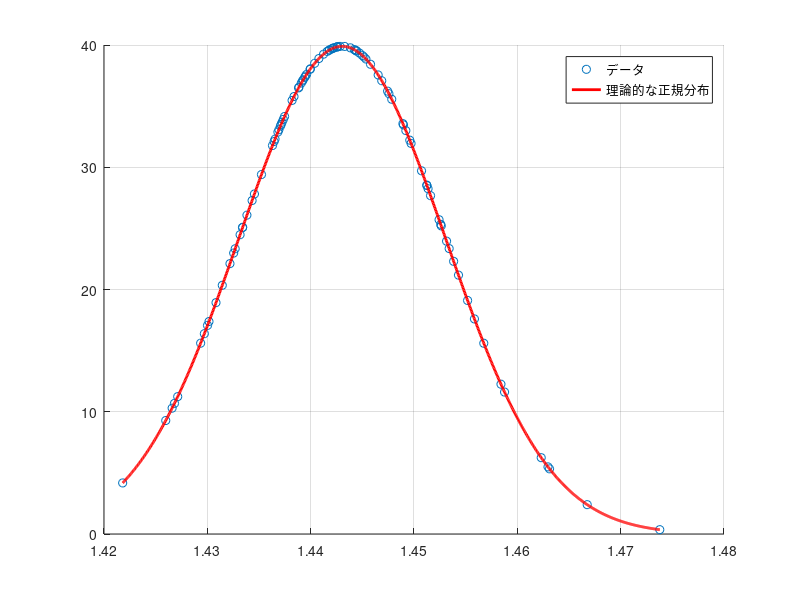

MATLAB code for this plot:
clc
clear 
close all

% パラメータの設定
average = 0.5884*9.81/4; % 平均
% average = 0;
sigma = 0.01; % 標準偏差
H = 10;
particle_num = 100;
% num_samples = 1000; % 生成するデータの数

% 正規分布に従うランダムなデータの生成
% data = normrnd(average, sigma, 1, particle_num);
u2 = sigma * randn(4, H, particle_num) + average;
u1 = u2(1, 1, 1:particle_num);
u1 = reshape(u1, [1,particle_num]);
% ヒストグラムの表示
% histogram(u1, 'Normalization', 'probability');
% title('正規分布に従うランダムデータのヒストグラム');

% 理論的な正規分布の確率密度関数をプロット
% x = linspace(min(u1), max(u1),100);
x = u1;
y = normpdf(u1, average, sigma);
% y = u1;
% 
scatter(x,y)
hold on;
grid on;
% scatter(x,y)
% x1 = linspace(min(data),max(data),100);
x1 = linspace(min(u1),max(u1),1000);
y1 = normpdf(x1, average, sigma);
plot(x1, y1, 'r', 'LineWidth', 2);
legend('データ', '理論的な正規分布');
hold off;
